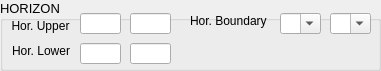
     <widget class="QGroupBox" name="groupBox_24">
      <property name="geometry">
       <rect>
        <x>240</x>
        <y>10</y>
        <width>381</width>
        <height>71</height>
       </rect>
      </property>
      <property name="font">
       <font>
        <pointsize>10</pointsize>
       </font>
      </property>
      <property name="title">
       <string>HORIZON</string>
      </property>
      <widget class="QComboBox" name="Boundary_Topo_CB_Hor_3">
       <property name="geometry">
        <rect>
         <x>330</x>
         <y>13</y>
         <width>41</width>
         <height>21</height>
        </rect>
       </property>
       <property name="editable">
        <bool>true</bool>
       </property>
      </widget>
      <widget class="QComboBox" name="Boundary_Dist_CB_Hor_3">
       <property name="geometry">
        <rect>
         <x>280</x>
         <y>13</y>
         <width>41</width>
         <height>21</height>
        </rect>
       </property>
       <property name="editable">
        <bool>true</bool>
       </property>
      </widget>
      <widget class="QLineEdit" name="Hor_Lower_To_LE_Hor_3">
       <property name="geometry">
        <rect>
         <x>130</x>
         <y>43</y>
         <width>41</width>
         <height>21</height>
        </rect>
       </property>
       <property name="font">
        <font>
         <pointsize>9</pointsize>
        </font>
       </property>
       <property name="text">
        <string/>
       </property>
       <property name="alignment">
        <set>Qt::AlignCenter</set>
       </property>
      </widget>
      <widget class="QLabel" name="label_283">
       <property name="geometry">
        <rect>
         <x>190</x>
         <y>10</y>
         <width>81</width>
         <height>21</height>
        </rect>
       </property>
       <property name="font">
        <font>
         <pointsize>9</pointsize>
        </font>
       </property>
       <property name="text">
        <string>Hor. Boundary</string>
       </property>
      </widget>
      <widget class="QLabel" name="label_284">
       <property name="geometry">
        <rect>
         <x>0</x>
         <y>40</y>
         <width>82</width>
         <height>21</height>
        </rect>
       </property>
       <property name="font">
        <font>
         <pointsize>9</pointsize>
        </font>
       </property>
       <property name="text">
        <string>Hor. Lower</string>
       </property>
       <property name="alignment">
        <set>Qt::AlignCenter</set>
       </property>
      </widget>
      <widget class="QLabel" name="label_285">
       <property name="geometry">
        <rect>
         <x>0</x>
         <y>15</y>
         <width>81</width>
         <height>21</height>
        </rect>
       </property>
       <property name="font">
        <font>
         <pointsize>9</pointsize>
        </font>
       </property>
       <property name="text">
        <string>Hor. Upper</string>
       </property>
       <property name="alignment">
        <set>Qt::AlignCenter</set>
       </property>
      </widget>
      <widget class="QLineEdit" name="Hor_Upper_From_LE_Hor_3">
       <property name="geometry">
        <rect>
         <x>80</x>
         <y>13</y>
         <width>41</width>
         <height>21</height>
        </rect>
       </property>
       <property name="font">
        <font>
         <pointsize>9</pointsize>
        </font>
       </property>
       <property name="text">
        <string/>
       </property>
       <property name="alignment">
        <set>Qt::AlignCenter</set>
       </property>
      </widget>
      <widget class="QLineEdit" name="Hor_Upper_To_LE_Hor_3">
       <property name="geometry">
        <rect>
         <x>130</x>
         <y>13</y>
         <width>41</width>
         <height>21</height>
        </rect>
       </property>
       <property name="font">
        <font>
         <pointsize>9</pointsize>
        </font>
       </property>
       <property name="text">
        <string/>
       </property>
       <property name="alignment">
        <set>Qt::AlignCenter</set>
       </property>
      </widget>
      <widget class="QLineEdit" name="Hor_Lower_From_LE_Hor_3">
       <property name="geometry">
        <rect>
         <x>80</x>
         <y>43</y>
         <width>41</width>
         <height>21</height>
        </rect>
       </property>
       <property name="font">
        <font>
         <pointsize>9</pointsize>
        </font>
       </property>
       <property name="text">
        <string/>
       </property>
       <property name="alignment">
        <set>Qt::AlignCenter</set>
       </property>
      </widget>
     </widget>
